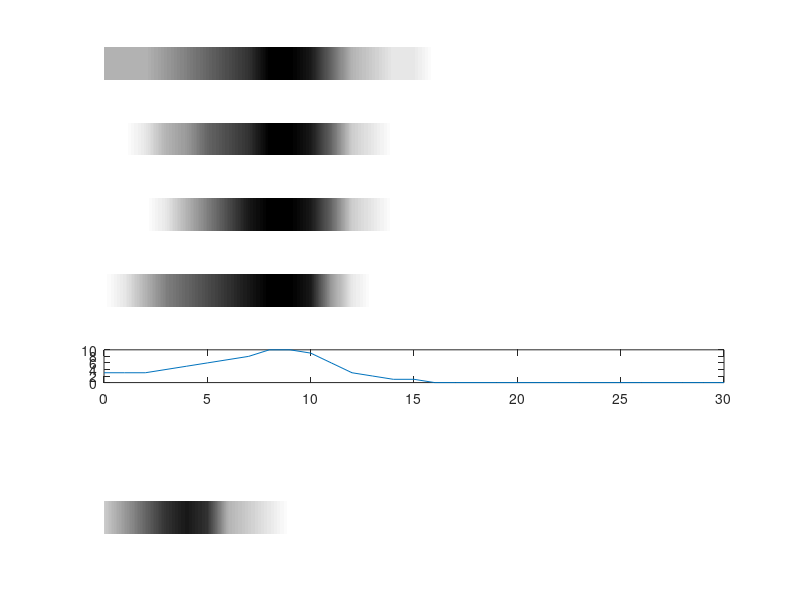

MATLAB code to generate this figure: (Note: this script raises an error after producing the figure.)
%Development figure

%set values for ISC, IHC, SGN, in vivo bursting
ISC_currents    = [3;3;3;4;5;6;7;8;10;10;9;6;3;2;1;1;0;0;0;0;0;0;0;0;0;0;0;0;0;0;0];
IHC_currents    = [0;0;1;3;4;6;7;8;10;10;9;6;2;1;0;0;0;0;0;0;0;0;0;0;0;0;0;0;0;0;0];
SGN_bursting    = [0;0;0;1;3;5;7;9;10;10;9;6;2;1;0;0;0;0;0;0;0;0;0;0;0;0;0;0;0;0;0];
aud_bursting    = [0;1;3;5;6;7;8;9;10;10;9;4;1;0;0;0;0;0;0;0;0;0;0;0;0;0;0;0;0;0;0];
SGN_refinement  = [2;4;6;8;9;8;3;2;1;0;0;0;0;0;0;0;0;0;0;0;0;0;0;0;0;0;0;0;0;0;0];
time = [0:1:30]; %P0-P20
time_heat = [0:0.01:30];

%interpolate points
interp_ISC = interp1(time,ISC_currents,time_heat);
interp_IHC = interp1(time,IHC_currents,time_heat);
interp_SGN = interp1(time,SGN_bursting,time_heat);
interp_aud = interp1(time,aud_bursting,time_heat);
interp_refine = interp1(time,SGN_refinement,time_heat);
spacer = zeros(size(time_heat,2),1)';


figure;
cmap = gray;
grayud = flipud(cmap);
colormap(grayud);
subplot(7,1,1);
imagesc(interp_ISC);
axis off;
subplot(7,1,2);
imagesc(interp_IHC);
axis off;
subplot(7,1,3);
imagesc(interp_SGN);
axis off;
subplot(7,1,4);
imagesc(interp_aud);
axis off;
subplot(7,1,5);
plot(time,ISC_currents);
subplot(7,1,6);
imagesc(spacer,[0 10]);
axis off;
subplot(7,1,7);
imagesc(interp_refine,[0 10]);
axis off;

hA = gca;
hA.XRuler.MinorTicks;
hA.XRuler.MinorTick = [0:1:20];

